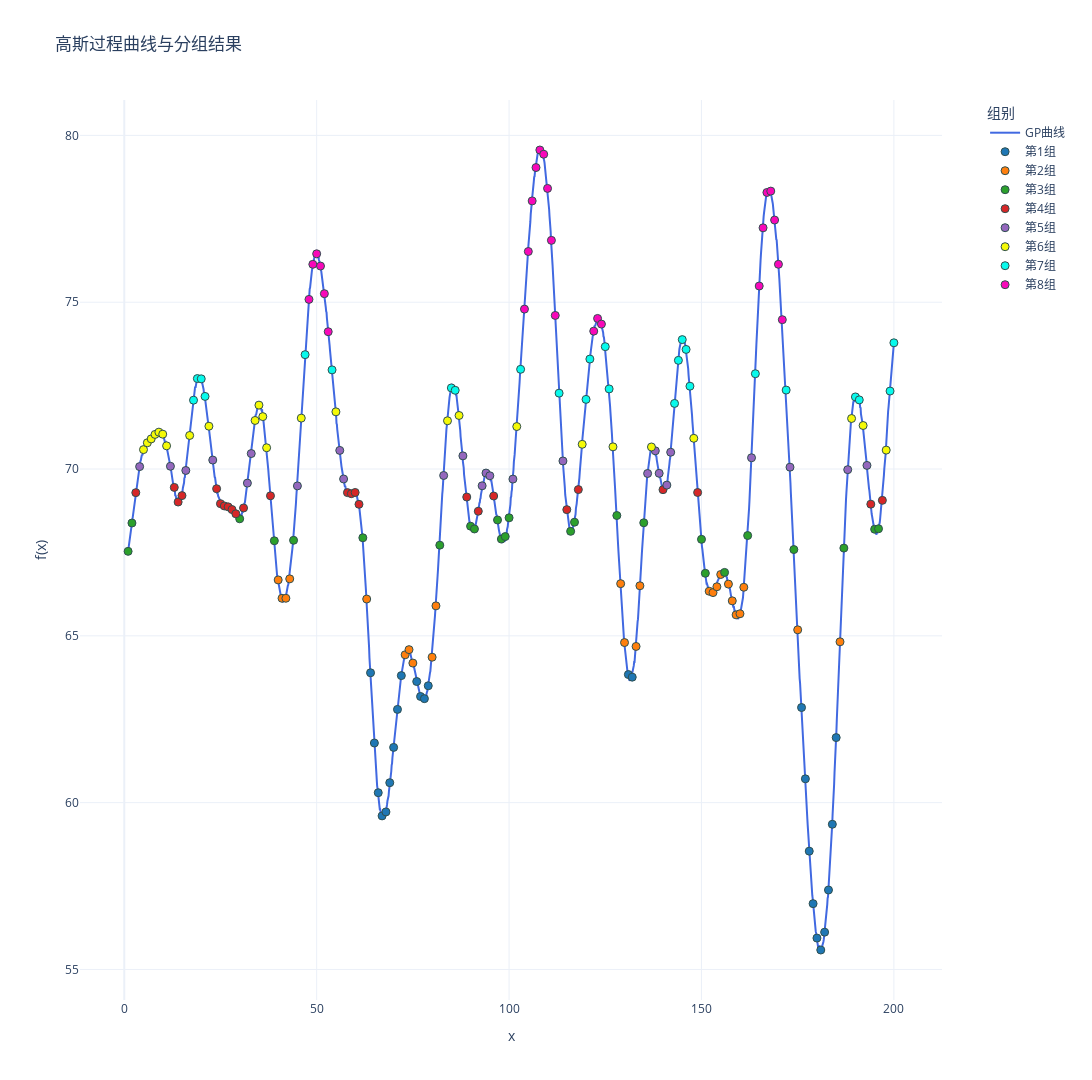

The notebook cell this image was saved under:
### Code cell
import numpy as np
import plotly.graph_objects as go
from sklearn.gaussian_process import GaussianProcessRegressor
from sklearn.gaussian_process.kernels import RBF, ConstantKernel,WhiteKernel

import sys
import os
# 使用当前工作目录
project_root = os.path.dirname(os.getcwd())  # 获取当前目录的父目录
sys.path.insert(0, project_root)
from util.methods import assign_variances

seed = 42
# 定义核函数
kernel = ConstantKernel(25.0) * RBF(length_scale=4.0) + WhiteKernel(1e-3)
gp = GaussianProcessRegressor(kernel=kernel)

x_dense = np.linspace(1, 200, 2000).reshape(-1, 1)

y_dense = gp.sample_y(x_dense, n_samples=1, random_state=seed).flatten() + 70

# 提取整数点对应的y值
integer_points = np.arange(1, 201)
y_integers = y_dense[np.linspace(0, 1999, 200, dtype=int)]

# 计算整数点的协方差矩阵
cov_matrix = kernel(integer_points.reshape(-1,1))

# 计算相关性矩阵
std_dev = np.sqrt(np.diag(cov_matrix))  
corr_matrix = cov_matrix / np.outer(std_dev, std_dev)  

np.savetxt('Sigma1.txt', cov_matrix, 
           fmt='%.6f',
           header=f'高斯过程协方差矩阵\n核函数: {kernel}')

np.savetxt('correlation_matrix.txt', corr_matrix,
           fmt='%.6f',
           header=f'高斯过程相关性矩阵\n核函数: {kernel}')

np.savetxt('mu.txt', 
           y_integers,
           fmt='%.6f',
           header='真实均值')

# 创建分组标签 (5组，每组10个点)
group_labels = np.floor(np.argsort(np.argsort(y_integers))/25).astype(int)
group_names = [f"第{i+1}组" for i in range(8)]  # 组别名称

fig = go.Figure()

fig.add_trace(go.Scatter(
    x=x_dense.flatten(), 
    y=y_dense,
    mode='lines',
    name='GP曲线',
    line=dict(color='royalblue', width=2)
))

colors = ['#1f77b4', '#ff7f0e', '#2ca02c', '#d62728', '#9467bd', '#f5fa07', '#07faec', '#f808b9']  # 8种不同颜色
for group in range(8):
    mask = (group_labels == group)
    fig.add_trace(go.Scatter(
        x=integer_points[mask],
        y=y_integers[mask],
        mode='markers',
        name=group_names[group],
        marker=dict(
            color=colors[group],
            size=8,
            line=dict(width=1, color='DarkSlateGrey')
    )))

fig.update_layout(
    title='高斯过程曲线与分组结果',
    xaxis_title='x',
    yaxis_title='f(x)',
    template='plotly_white',
    height=1080,
    width=1920,
    legend=dict(
        title='组别',
        x=1.05,
        y=1,
        xanchor='left',
        yanchor='top',
        bgcolor='rgba(255,255,255,0.8)'
    ),
    margin=dict(r=150) 
)

fig.show()

### Figure 1 — Plotly figure (JSON) as saved in the notebook; plotly's stock layout.template omitted (floating-point values rounded to 4 significant figures; data arrays with more than 128 entries replaced by an {"elided": "..."} marker saying what was removed)
{"data": [{"line": {"color": "royalblue", "width": 2}, "mode": "lines", "name": "GP曲线", "type": "scatter", "x": {"elided": "2000 float values"}, "y": {"elided": "2000 float values"}}, {"marker": {"color": "#1f77b4", "line": {"color": "DarkSlateGrey", "width": 1}, "size": 8}, "mode": "markers", "name": "第1组", "type": "scatter", "x": [64, 65, 66, 67, 68, 69, 70, 71, 72, 76, 77, 78, 79, 131, 132, 176, 177, 178, 179, 180, 181, 182, 183, 184, 185], "y": [63.89, 61.79, 60.3, 59.6, 59.72, 60.6, 61.66, 62.8, 63.81, 63.63, 63.18, 63.12, 63.5, 63.84, 63.76, 62.85, 60.71, 58.55, 56.97, 55.94, 55.58, 56.12, 57.38, 59.35, 61.95]}, {"marker": {"color": "#ff7f0e", "line": {"color": "DarkSlateGrey", "width": 1}, "size": 8}, "mode": "markers", "name": "第2组", "type": "scatter", "x": [40, 41, 42, 43, 63, 73, 74, 75, 80, 81, 129, 130, 133, 134, 152, 153, 154, 155, 157, 158, 159, 160, 161, 175, 186], "y": [66.68, 66.13, 66.13, 66.71, 66.1, 64.43, 64.59, 64.18, 64.36, 65.9, 66.56, 64.8, 64.68, 66.5, 66.34, 66.3, 66.47, 66.84, 66.55, 66.05, 65.63, 65.66, 66.46, 65.18, 64.82]}, {"marker": {"color": "#2ca02c", "line": {"color": "DarkSlateGrey", "width": 1}, "size": 8}, "mode": "markers", "name": "第3组", "type": "scatter", "x": [1, 2, 30, 39, 44, 62, 82, 90, 91, 97, 98, 99, 100, 116, 117, 128, 135, 150, 151, 156, 162, 174, 187, 195, 196], "y": [67.53, 68.38, 68.51, 67.85, 67.86, 67.94, 67.72, 68.29, 68.2, 68.47, 67.9, 67.98, 68.54, 68.13, 68.41, 68.61, 68.39, 67.89, 66.87, 66.9, 68.01, 67.59, 67.63, 68.19, 68.21]}, {"marker": {"color": "#d62728", "line": {"color": "DarkSlateGrey", "width": 1}, "size": 8}, "mode": "markers", "name": "第4组", "type": "scatter", "x": [3, 13, 14, 15, 24, 25, 26, 27, 28, 29, 31, 38, 58, 59, 60, 61, 89, 92, 96, 115, 118, 140, 149, 194, 197], "y": [69.29, 69.45, 69.01, 69.2, 69.41, 68.96, 68.89, 68.87, 68.79, 68.66, 68.83, 69.2, 69.29, 69.26, 69.3, 68.94, 69.16, 68.74, 69.19, 68.78, 69.38, 69.38, 69.3, 68.95, 69.06]}, {"marker": {"color": "#9467bd", "line": {"color": "DarkSlateGrey", "width": 1}, "size": 8}, "mode": "markers", "name": "第5组", "type": "scatter", "x": [4, 12, 16, 23, 32, 33, 45, 56, 57, 83, 88, 93, 94, 95, 101, 114, 136, 138, 139, 141, 142, 163, 173, 188, 193], "y": [70.07, 70.08, 69.96, 70.27, 69.58, 70.46, 69.49, 70.56, 69.7, 69.81, 70.39, 69.5, 69.88, 69.8, 69.7, 70.24, 69.87, 70.55, 69.87, 69.52, 70.5, 70.34, 70.06, 69.98, 70.11]}, {"marker": {"color": "#f5fa07", "line": {"color": "DarkSlateGrey", "width": 1}, "size": 8}, "mode": "markers", "name": "第6组", "type": "scatter", "x": [5, 6, 7, 8, 9, 10, 11, 17, 22, 34, 35, 36, 37, 46, 55, 84, 87, 102, 119, 127, 137, 148, 189, 192, 198], "y": [70.58, 70.79, 70.9, 71.04, 71.11, 71.05, 70.7, 71.01, 71.28, 71.46, 71.92, 71.57, 70.64, 71.53, 71.71, 71.45, 71.61, 71.27, 70.74, 70.67, 70.66, 70.92, 71.51, 71.3, 70.57]}, {"marker": {"color": "#07faec", "line": {"color": "DarkSlateGrey", "width": 1}, "size": 8}, "mode": "markers", "name": "第7组", "type": "scatter", "x": [18, 19, 20, 21, 47, 54, 85, 86, 103, 113, 120, 121, 125, 126, 143, 144, 145, 146, 147, 164, 172, 190, 191, 199, 200], "y": [72.06, 72.71, 72.7, 72.18, 73.43, 72.97, 72.43, 72.36, 72.99, 72.27, 72.09, 73.3, 73.67, 72.4, 71.97, 73.26, 73.88, 73.59, 72.48, 72.86, 72.37, 72.16, 72.07, 72.34, 73.78]}, {"marker": {"color": "#f808b9", "line": {"color": "DarkSlateGrey", "width": 1}, "size": 8}, "mode": "markers", "name": "第8组", "type": "scatter", "x": [48, 49, 50, 51, 52, 53, 104, 105, 106, 107, 108, 109, 110, 111, 112, 122, 123, 124, 165, 166, 167, 168, 169, 170, 171], "y": [75.09, 76.14, 76.45, 76.08, 75.26, 74.12, 74.79, 76.52, 78.04, 79.04, 79.56, 79.44, 78.41, 76.85, 74.6, 74.13, 74.51, 74.34, 75.49, 77.23, 78.29, 78.33, 77.46, 76.14, 74.48]}], "layout": {"height": 1080, "legend": {"bgcolor": "rgba(255,255,255,0.8)", "title": {"text": "组别"}, "x": 1.05, "xanchor": "left", "y": 1, "yanchor": "top"}, "margin": {"r": 150}, "title": {"text": "高斯过程曲线与分组结果"}, "width": 1920, "xaxis": {"title": {"text": "x"}}, "yaxis": {"title": {"text": "f(x)"}}}}
